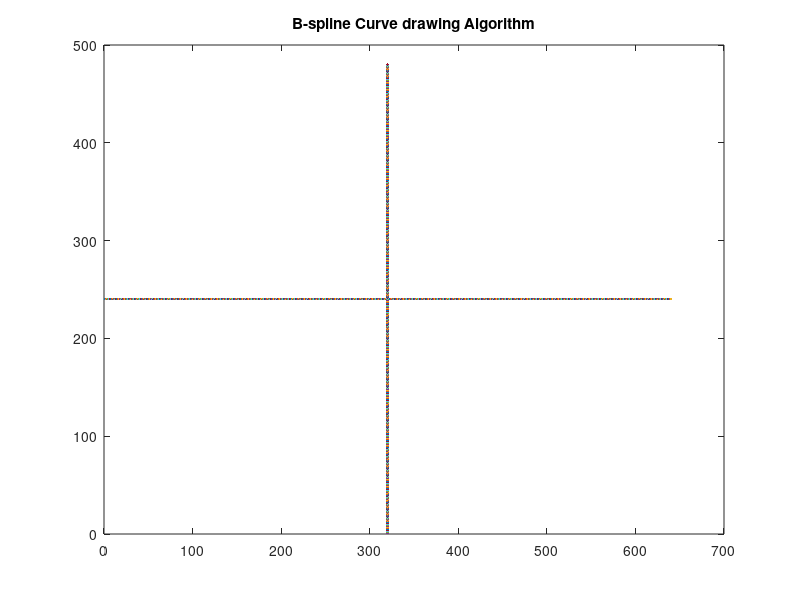

The MATLAB source for this figure: (Note: this script raises an error after producing the figure.)
xmax=640;
ymax=480;

disp('Enter four control point (x,y): ');
for i=1:4
    for j=1:2
        co(i,j)=input('');
    end
end

for i=1:640
    x=i;
    y=ymax/2;
    plot(x,y);
hold on;
end

for i=1:480
    y=i;
    x=xmax/2;
    plot(x,y);
hold on;
end

title("B-spline Curve drawing Algorithm");

u1=0;

b=1/6*[
    -1 3 -3 1;
    3 -6 3 0;
    -3 0 3 0;
    1 4 1 0
    ];

for i=1:0.01:2
    u2=(i-1)*(i-1);
    u3=(i-1)*(i-1)*(i-1);
    u=[u3 u2 i-1 1];
    temp=u*b;
    re=temp*co;
    fprintf("x = %d , y = %d\n",re(1,1),re(1,2));
    plot(320+re(1,1),240+re(1,2),'Ok');
hold on,grid on;
end